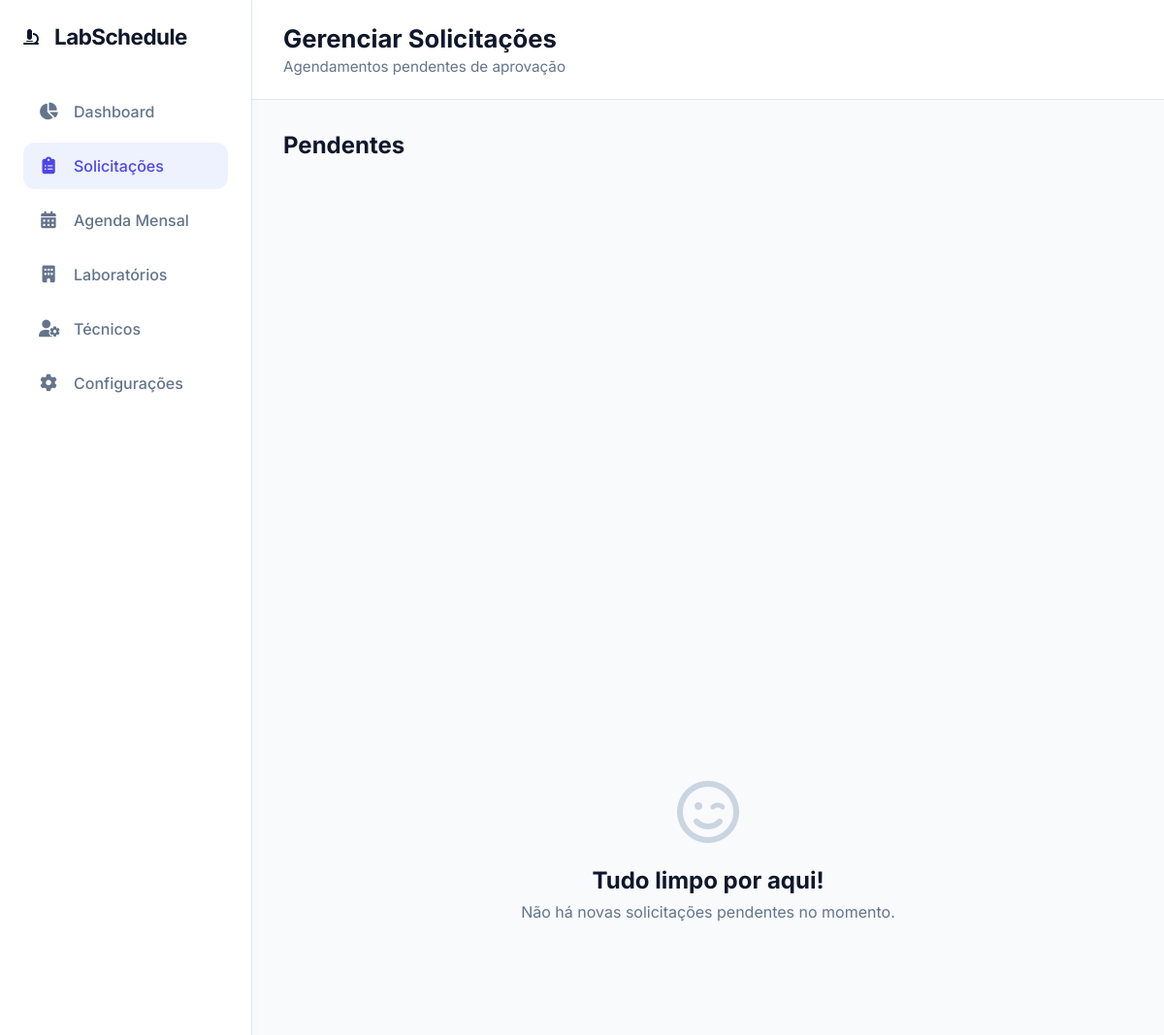
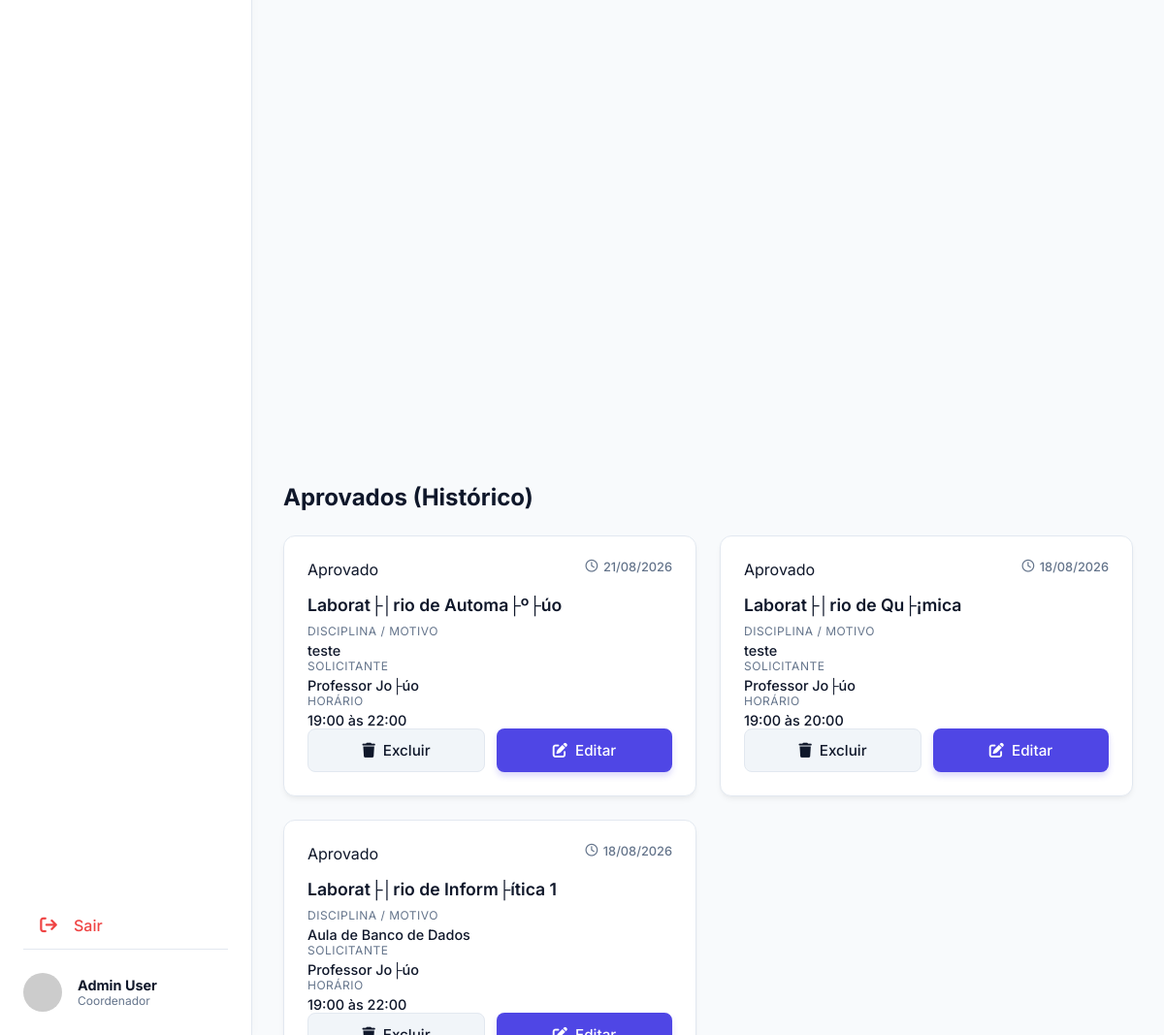
The page /views/admin.php (signed in) on the database its author committed (2 pictures, top to bottom).
### tables this page shows
CREATE TABLE `schedules` (
  `id` int(11) NOT NULL AUTO_INCREMENT,
  `requester_name` varchar(100) NOT NULL,
  `lab_id` int(11) NOT NULL,
  `start_time` datetime NOT NULL,
  `end_time` datetime NOT NULL,
  `subject` varchar(150) NOT NULL,
  `notes` text DEFAULT NULL,
  `status` enum('pending','approved','rejected') DEFAULT 'pending',
  `created_at` timestamp NOT NULL DEFAULT current_timestamp(),
  PRIMARY KEY (`id`),
  KEY `lab_id` (`lab_id`),
  CONSTRAINT `schedules_ibfk_2` FOREIGN KEY (`lab_id`) REFERENCES `laboratories` (`id`) ON DELETE CASCADE
);

CREATE TABLE `laboratories` (
  `id` int(11) NOT NULL AUTO_INCREMENT,
  `name` varchar(100) NOT NULL,
  `type` varchar(50) NOT NULL,
  `capacity` int(11) DEFAULT 30,
  `created_at` timestamp NOT NULL DEFAULT current_timestamp(),
  PRIMARY KEY (`id`)
);

### views/admin.php (the view, shortened to what this page needs)
<?php
$database = new Database();
$db = $database->getConnection();
$schedules = [];
if ($db) {
    $query = "SELECT s.*, s.requester_name as requester, l.name as lab_name
              FROM schedules s
              JOIN laboratories l ON s.lab_id = l.id";
    $query .= " ORDER BY s.created_at DESC";
    $stmt = $db->query($query);
    if ($stmt) {
        $schedules = $stmt->fetchAll(PDO::FETCH_ASSOC);
    }
}
require_once '../includes/header.php';
require_once '../includes/sidebar.php';
?>
        <main class="main-content admin-content">
            <header class="top-header">
                <div class="header-left">
                    <h1>Gerenciar Solicitações</h1>
                    <p class="current-date">Agendamentos pendentes de aprovação</p>
                </div>
            </header>
            <div class="admin-container">
                <div class="section-title" style="margin-bottom: 1rem; border-bottom: 1px solid rgba(255,255,255,0.1); padding-bottom: 0.5rem;">
                    <h2>Pendentes</h2>
                </div>
                    <?php
                    $has_pending = false;
                    ?>
                <?php if (!$has_pending): ?>
                <div id="empty-state" class="empty-state" style="margin-bottom: 3rem;">
                    <i class="fa-regular fa-face-smile-wink"></i>
                    <h3>Tudo limpo por aqui!</h3>
                    <p>Não há novas solicitações pendentes no momento.</p>
                </div>
                <?php endif; ?>
                <div class="section-title" style="margin-bottom: 1rem; border-bottom: 1px solid rgba(255,255,255,0.1); padding-bottom: 0.5rem;">
                    <h2>Aprovados (Histórico)</h2>
                </div>
                <div class="requests-grid" id="approved-grid">
                    <?php
                    foreach($schedules as $req):
                        if ($req['status'] === 'approved'):
                            $safeTitle = htmlspecialchars($req['subject'] ?? 'Agendamento', ENT_QUOTES);
                    ?>
                    <div class="request-card" data-status="approved">
                        <div class="req-card-header">
                            <span class="status-badge status-approved">Aprovado</span>
                            <span class="req-date"><i class="fa-regular fa-clock"></i> <?php echo date('d/m/Y', strtotime($req['start_time'])); ?></span>
                        </div>
                        <div class="req-card-body">
                            <h3><?php echo htmlspecialchars($req['lab_name']); ?></h3>
                            <div class="info-item">
                                <span class="info-label">Disciplina / Motivo</span>
                                <span class="info-value"><?php echo htmlspecialchars($req['subject']); ?></span>
                            </div>
                            <div class="info-item">
                                <span class="info-label">Solicitante</span>
                                <span class="info-value"><?php echo htmlspecialchars($req['requester']); ?></span>
                            </div>
                            <div class="info-item">
                                <span class="info-label">Horário</span>
                                <span class="info-value"><?php echo date('H:i', strtotime($req['start_time'])); ?> às <?php echo date('H:i', strtotime($req['end_time'])); ?></span>
                            </div>
                        </div>
                        <div class="req-card-actions">
                            <button class="btn btn-secondary" onclick="deleteEvent(<?php echo $req['id']; ?>)"><i class="fa-solid fa-trash"></i> Excluir</button>
                            <button class="btn btn-primary" onclick="openEditEventModal(<?php echo $req['id']; ?>, '<?php echo $req['start_time']; ?>', '<?php echo $req['end_time']; ?>', '<?php echo $req['lab_id']; ?>', '<?php echo $safeTitle; ?>')"><i class="fa-solid fa-pen-to-square"></i> Editar</button>
                        </div>
                    </div>
                    <?php
                        endif;
                    endforeach;
                    ?>
                </div>
            </div>
        </main>
<?php require_once '../includes/footer.php'; ?>

### assets/css/style.css (style rules this page uses)
:root { --primary-color: #4f46e5; --primary-hover: #4338ca; --secondary-color: #10b981; --bg-color: #f8fafc; --surface-color: #ffffff; --surface-hover: #f1f5f9; --text-main: #0f172a; --text-muted: #64748b; --border-color: #e2e8f0; --lab1-color: #3b82f6; --lab2-color: #8b5cf6; --lab3-color: #ec4899; --lab4-color: #f59e0b; --sidebar-width: 260px; --transition-speed: 0.3s; --border-radius: 12px; }
* { margin: 0; padding: 0; box-sizing: border-box; font-family: 'Inter', sans-serif; }
body { background-color: var(--bg-color); color: var(--text-main); height: 100vh; overflow: hidden; }
.main-content { flex: 1; display: flex; flex-direction: column; overflow: hidden; }
.top-header { display: flex; justify-content: space-between; align-items: flex-end; padding: 1.5rem 2rem; background-color: var(--surface-color); border-bottom: 1px solid var(--border-color); }
.header-left h1 { font-size: 1.6rem; font-weight: 700; margin-bottom: 0.25rem; }
.current-date { color: var(--text-muted); font-size: 0.95rem; }
.btn { padding: 0.6rem 1.25rem; border: none; border-radius: 8px; cursor: pointer; font-weight: 500; font-size: 0.95rem; display: flex; align-items: center; gap: 0.5rem; transition: all var(--transition-speed); }
.btn-primary { background-color: var(--primary-color); color: white; box-shadow: 0 4px 6px rgba(79, 70, 229, 0.2); }
.btn-secondary { background-color: var(--surface-hover); color: var(--text-main); border: 1px solid var(--border-color); }
.admin-content { background-color: var(--bg-color); }
.admin-container { padding: 2rem; flex: 1; overflow-y: auto; }
.requests-grid { display: grid; grid-template-columns: repeat(auto-fill, minmax(320px, 1fr)); gap: 1.5rem; }
.request-card { background-color: var(--surface-color); border-radius: 12px; padding: 1.5rem; box-shadow: 0 4px 6px -1px rgba(0, 0, 0, 0.05), 0 2px 4px -1px rgba(0, 0, 0, 0.03); border: 1px solid var(--border-color); transition: transform 0.2s, box-shadow 0.2s, opacity 0.3s; display: flex; flex-direction: column; }
.req-card-header { display: flex; justify-content: space-between; align-items: flex-start; margin-bottom: 1rem; }
.req-date { font-size: 0.8rem; color: var(--text-muted); font-weight: 500; display: flex; align-items: center; gap: 0.35rem; }
.req-card-body h3 { font-size: 1.1rem; font-weight: 600; margin-bottom: 0.5rem; color: var(--text-main); }
.info-item { display: flex; flex-direction: column; }
.info-label { font-size: 0.75rem; color: var(--text-muted); text-transform: uppercase; letter-spacing: 0.5px; margin-bottom: 0.25rem; }
.info-value { font-size: 0.9rem; font-weight: 500; color: var(--text-main); }
.req-card-actions { display: flex; gap: 0.75rem; margin-top: auto; }
.req-card-actions .btn { flex: 1; justify-content: center; padding: 0.75rem; }
.empty-state { display: flex; flex-direction: column; align-items: center; justify-content: center; height: 60vh; color: var(--text-muted); text-align: center; }
.empty-state i { font-size: 4rem; color: #cbd5e1; margin-bottom: 1.5rem; }
.empty-state h3 { font-size: 1.5rem; color: var(--text-main); margin-bottom: 0.5rem; }

### rows shown on the page
schedules: start_time "21/08/2026", lab.name "Laborat├│rio de Automa├º├úo", subject "teste", requester_name "Professor Jo├úo", start_time "19:00", end_time "22:00"
schedules: start_time "18/08/2026", lab.name "Laborat├│rio de Qu├¡mica", subject "teste", requester_name "Professor Jo├úo", start_time "19:00", end_time "20:00"
schedules: start_time "18/08/2026", lab.name "Laborat├│rio de Inform├ítica 1", subject "Aula de Banco de Dados", requester_name "Professor Jo├úo", start_time "19:00", end_time "22:00"

### other values the page prints
$current_user['name'] "Admin User"
$current_user['title'] "Coordenador"
